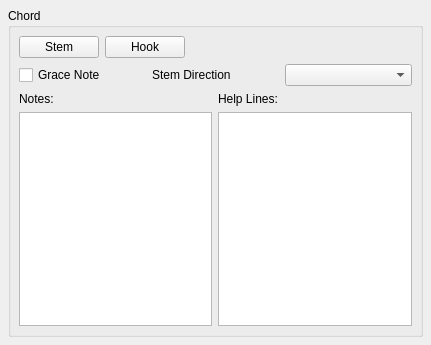
<ui version="4.0" >
 <class>ChordBase</class>
 <widget class="QWidget" name="ChordBase" >
  <property name="geometry" >
   <rect>
    <x>0</x>
    <y>0</y>
    <width>431</width>
    <height>345</height>
   </rect>
  </property>
  <property name="windowTitle" >
   <string>Form</string>
  </property>
  <layout class="QVBoxLayout" >
   <property name="spacing" >
    <number>6</number>
   </property>
   <property name="leftMargin" >
    <number>8</number>
   </property>
   <property name="topMargin" >
    <number>8</number>
   </property>
   <property name="rightMargin" >
    <number>8</number>
   </property>
   <property name="bottomMargin" >
    <number>8</number>
   </property>
   <item>
    <widget class="QGroupBox" name="groupBox" >
     <property name="title" >
      <string>Chord</string>
     </property>
     <property name="flat" >
      <bool>true</bool>
     </property>
     <layout class="QVBoxLayout" >
      <property name="spacing" >
       <number>6</number>
      </property>
      <property name="leftMargin" >
       <number>8</number>
      </property>
      <property name="topMargin" >
       <number>8</number>
      </property>
      <property name="rightMargin" >
       <number>8</number>
      </property>
      <property name="bottomMargin" >
       <number>8</number>
      </property>
      <item>
       <layout class="QHBoxLayout" >
        <property name="spacing" >
         <number>6</number>
        </property>
        <property name="leftMargin" >
         <number>0</number>
        </property>
        <property name="topMargin" >
         <number>0</number>
        </property>
        <property name="rightMargin" >
         <number>0</number>
        </property>
        <property name="bottomMargin" >
         <number>0</number>
        </property>
        <item>
         <widget class="QPushButton" name="stemButton" >
          <property name="text" >
           <string>Stem</string>
          </property>
         </widget>
        </item>
        <item>
         <widget class="QPushButton" name="hookButton" >
          <property name="text" >
           <string>Hook</string>
          </property>
         </widget>
        </item>
        <item>
         <spacer>
          <property name="orientation" >
           <enum>Qt::Horizontal</enum>
          </property>
          <property name="sizeHint" >
           <size>
            <width>40</width>
            <height>20</height>
           </size>
          </property>
         </spacer>
        </item>
       </layout>
      </item>
      <item>
       <layout class="QHBoxLayout" >
        <property name="spacing" >
         <number>6</number>
        </property>
        <property name="leftMargin" >
         <number>0</number>
        </property>
        <property name="topMargin" >
         <number>0</number>
        </property>
        <property name="rightMargin" >
         <number>0</number>
        </property>
        <property name="bottomMargin" >
         <number>0</number>
        </property>
        <item>
         <widget class="QCheckBox" name="graceNote" >
          <property name="text" >
           <string>Grace Note</string>
          </property>
         </widget>
        </item>
        <item>
         <widget class="QLabel" name="label" >
          <property name="text" >
           <string>Stem Direction</string>
          </property>
         </widget>
        </item>
        <item>
         <widget class="QComboBox" name="stemDirection" />
        </item>
       </layout>
      </item>
      <item>
       <layout class="QGridLayout" >
        <property name="leftMargin" >
         <number>0</number>
        </property>
        <property name="topMargin" >
         <number>0</number>
        </property>
        <property name="rightMargin" >
         <number>0</number>
        </property>
        <property name="bottomMargin" >
         <number>0</number>
        </property>
        <property name="horizontalSpacing" >
         <number>6</number>
        </property>
        <property name="verticalSpacing" >
         <number>6</number>
        </property>
        <item row="1" column="1" >
         <widget class="QListWidget" name="helplineList" />
        </item>
        <item row="1" column="0" >
         <widget class="QListWidget" name="notes" />
        </item>
        <item row="0" column="0" >
         <widget class="QLabel" name="label_2" >
          <property name="text" >
           <string>Notes:</string>
          </property>
         </widget>
        </item>
        <item row="0" column="1" >
         <widget class="QLabel" name="label_3" >
          <property name="text" >
           <string>Help Lines:</string>
          </property>
         </widget>
        </item>
       </layout>
      </item>
     </layout>
    </widget>
   </item>
  </layout>
 </widget>
 <resources/>
 <connections/>
</ui>
